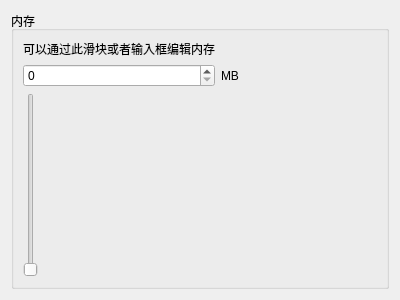
<?xml version="1.0" encoding="UTF-8"?>
<ui version="4.0">
 <class>MemGroupWidget</class>
 <widget class="QWidget" name="MemGroupWidget">
  <property name="geometry">
   <rect>
    <x>0</x>
    <y>0</y>
    <width>400</width>
    <height>300</height>
   </rect>
  </property>
  <property name="windowTitle">
   <string>Form</string>
  </property>
  <layout class="QGridLayout" name="gridLayout">
   <item row="1" column="0">
    <widget class="QGroupBox" name="groupBox">
     <property name="title">
      <string>内存</string>
     </property>
     <layout class="QGridLayout" name="gridLayout_2">
      <item row="2" column="0">
       <widget class="QSlider" name="verticalSlider">
        <property name="orientation">
         <enum>Qt::Vertical</enum>
        </property>
       </widget>
      </item>
      <item row="1" column="0">
       <widget class="QSpinBox" name="spinBox"/>
      </item>
      <item row="0" column="0">
       <widget class="QLabel" name="label">
        <property name="text">
         <string>可以通过此滑块或者输入框编辑内存</string>
        </property>
       </widget>
      </item>
      <item row="1" column="1">
       <widget class="QLabel" name="label_2">
        <property name="text">
         <string>MB</string>
        </property>
       </widget>
      </item>
     </layout>
    </widget>
   </item>
  </layout>
 </widget>
 <resources/>
 <connections/>
</ui>
